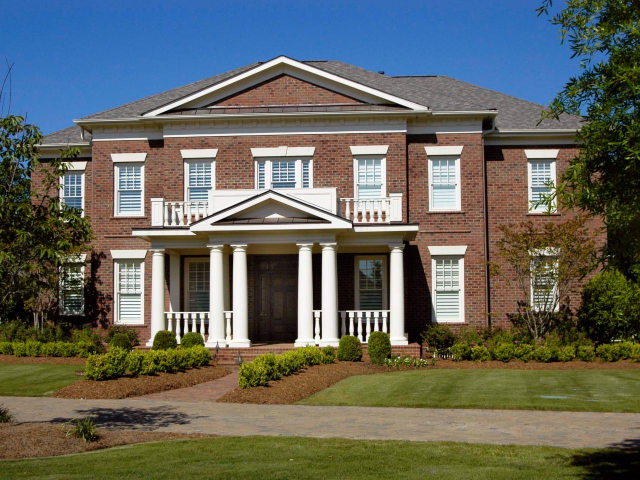
#> input picture 2-scenesegmentation/ressources/house.jpg, 1280 x 960 px, found by its file name (shown at 1/2 size)
$ python segment_house.py
#> lines starting #> are read from the running program, lines starting #| are printed output that depends on the picture; after the words box and inside, x2 and y2 are one past the last pixel; in counts of white or black regions, pixels touching at a corner belong together
import numpy as np
import cv2
import matplotlib.pyplot as plt

def segmentLayer(imHSV,y1, y2, x1, x2):
    patchBGR = imBGR[y1:y2, x1:x2]
    patchHSV = imHSV[y1:y2, x1:x2]
    # plt.figure()
    # plt.imshow(patchBGR[..., ::-1])
    # plt.show()

    # Build a histogram:
    hist = cv2.calcHist([patchHSV], channels=[0], mask=None, histSize=[180], ranges=[0, 180])
    histNorma = hist / max(hist)

    # Compute the histogram back projection:
    return cv2.calcBackProject([imHSV], channels=[0], hist=histNorma, ranges=[0, 180], scale=255)


# Read image
imBGR = cv2.imread("../ressources/house.jpg")
#> imBGR is the input picture: shape (960, 1280, 3); mean B, G, R 93.3, 101.9, 99.8

# Convert to BGR to HSV
imHSV = cv2.cvtColor(imBGR, cv2.COLOR_BGR2HSV)
#> imHSV: shape (960, 1280, 3); mean H, S, V 44.3, 127.4, 124.2

# Segment brick
brickMap = segmentLayer(imHSV, 300, 350, 300, 350)
#> in segmentLayer, `patchHSV = imHSV[y1:y2, x1:x2]`: patchHSV: shape (50, 50, 3); mean H, S, V 9.9, 100.7, 136.1
#> in segmentLayer, `hist = cv2.calcHist([patchHSV], channels=[0], mask=None, histSize=[180..`: hist = 180 values, max 519 at index 11, min 0 at index 0, mean 13.89
#> in segmentLayer, `histNorma = hist / max(hist)`: histNorma = 180 values, max 1 at index 11, min 0 at index 0, mean 0.0268

# Segment grass
grassMap = segmentLayer(imHSV, 900, 950, 400, 450)
#> call 2 of segmentLayer, with y1 = 900, y2 = 950, x1 = 400, x2 = 450
#> in segmentLayer (call 2), `patchBGR = imBGR[y1:y2, x1:x2]`:
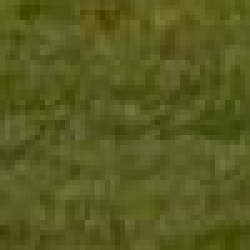
#> patchBGR: shape (50, 50, 3) (shown 5 times larger); mean B, G, R 30.9, 91.3, 87.4
#> in segmentLayer (call 2), `patchHSV = imHSV[y1:y2, x1:x2]`: patchHSV: shape (50, 50, 3); mean H, S, V 32, 170.6, 91.4
#> in segmentLayer (call 2), `hist = cv2.calcHist([patchHSV], channels=[0], mask=None, histSize=[180..`: hist = 180 values, max 899 at index 32, min 0 at index 0, mean 13.89
#> in segmentLayer (call 2), `histNorma = hist / max(hist)`: histNorma = 180 values, max 1 at index 32, min 0 at index 0, mean 0.0154

# Segment roof
roofMap = segmentLayer(imHSV, 160, 190, 820, 850)
#> call 3 of segmentLayer, with y1 = 160, y2 = 190, x1 = 820, x2 = 850
#> in segmentLayer (call 3), `patchBGR = imBGR[y1:y2, x1:x2]`:
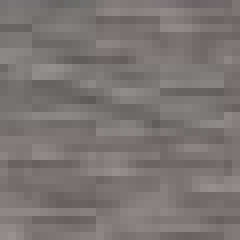
#> patchBGR: shape (30, 30, 3) (shown 8 times larger); mean B, G, R 116.3, 116.7, 121.8
#> in segmentLayer (call 3), `patchHSV = imHSV[y1:y2, x1:x2]`: patchHSV: shape (30, 30, 3); mean H, S, V 15.8, 11.8, 121.8
#> in segmentLayer (call 3), `hist = cv2.calcHist([patchHSV], channels=[0], mask=None, histSize=[180..`: hist = 180 values, max 517 at index 0, min 0 at index 1, mean 5
#> in segmentLayer (call 3), `histNorma = hist / max(hist)`: histNorma = 180 values, max 1 at index 0, min 0 at index 1, mean 0.00967
#> in segmentLayer (call 3), `return cv2.calcBackProject([imHSV], channels=[0], hist=histNorma, rang..`:
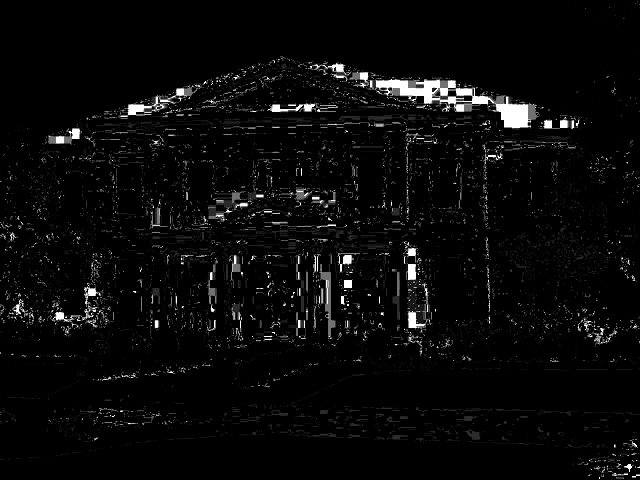
#> returned value: shape (960, 1280) (shown at 1/2 size); min 0, max 255, mean 9.3

# Segment pathway
pathwayMap = segmentLayer(imHSV, 820, 850, 630, 660)
#> call 4 of segmentLayer, with y1 = 820, y2 = 850, x1 = 630, x2 = 660
#> in segmentLayer (call 4), `patchBGR = imBGR[y1:y2, x1:x2]`:
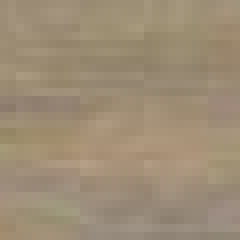
#> patchBGR: shape (30, 30, 3) (shown 8 times larger); mean B, G, R 117.6, 141.1, 157.6
#> in segmentLayer (call 4), `patchHSV = imHSV[y1:y2, x1:x2]`: patchHSV: shape (30, 30, 3); mean H, S, V 17.6, 64.6, 157.6
#> in segmentLayer (call 4), `hist = cv2.calcHist([patchHSV], channels=[0], mask=None, histSize=[180..`: hist = 180 values, max 214 at index 18, min 0 at index 0, mean 5
#> in segmentLayer (call 4), `histNorma = hist / max(hist)`: histNorma = 180 values, max 1 at index 18, min 0 at index 0, mean 0.0234
#> in segmentLayer (call 4), `return cv2.calcBackProject([imHSV], channels=[0], hist=histNorma, rang..`:
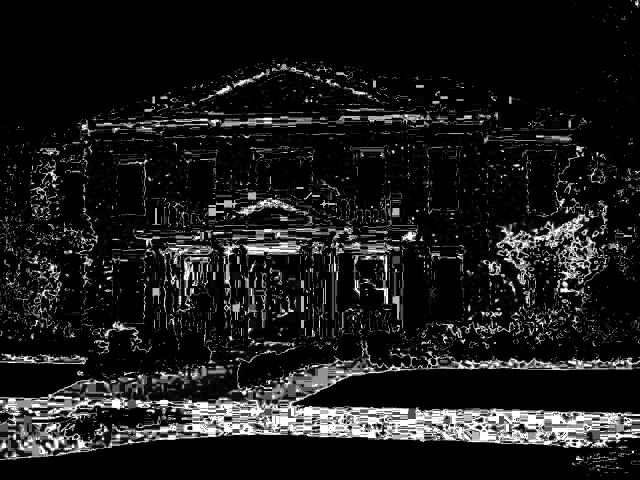
#> returned value: shape (960, 1280) (shown at 1/2 size); min 0, max 255, mean 27.4

# Don't forget to plot a BGR image
blurBrick = cv2.GaussianBlur(brickMap,(9,9),0)
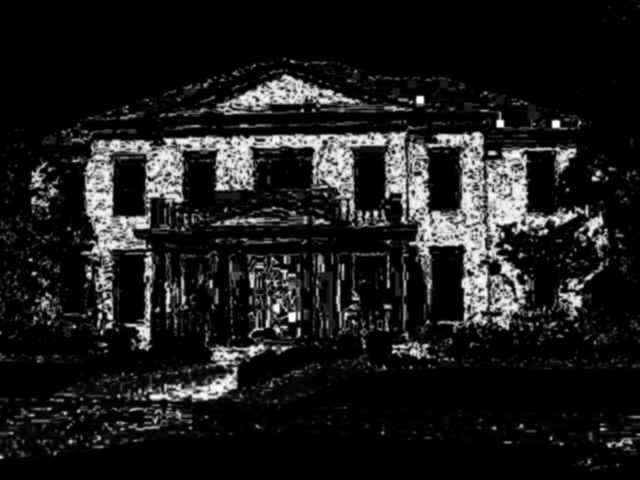
#> blurBrick: shape (960, 1280) (shown at 1/2 size); min 0, max 255, mean 28.3
_ ,thresh = cv2.threshold(brickMap, 50, 255, 0)
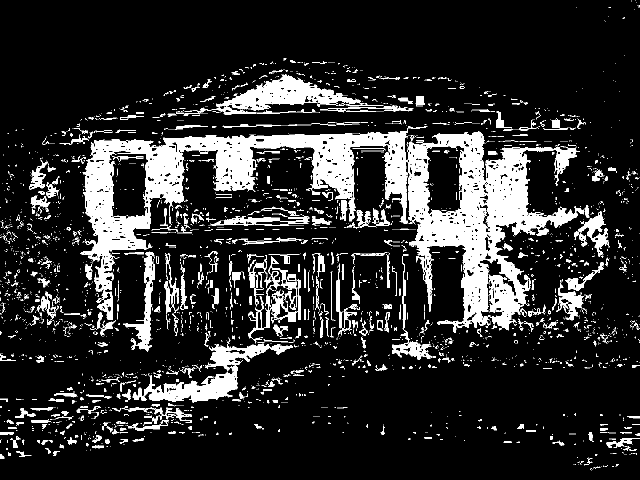
#> thresh: shape (960, 1280) (shown at 1/2 size); 15.5% white; 3610 white regions (3116 under 20 px), largest, box (x1, y1, x2, y2) and area: (161, 259, 1169, 666) 106178, (288, 688, 586, 805) 9391, (423, 148, 767, 229) 9016
mask = cv2.merge([thresh , thresh , thresh ])


res = cv2.bitwise_and(imHSV,mask)
#> res: shape (960, 1280, 3); mean H, S, V 1.6, 16.1, 19.3

plt.figure()
plt.imshow(mask[..., ::-1])
plt.show()

$ run again, with 2-scenesegmentation/ressources/Maine_Road_vs_1874_Northwich_football_match.jpg copied over 2-scenesegmentation/ressources/house.jpg
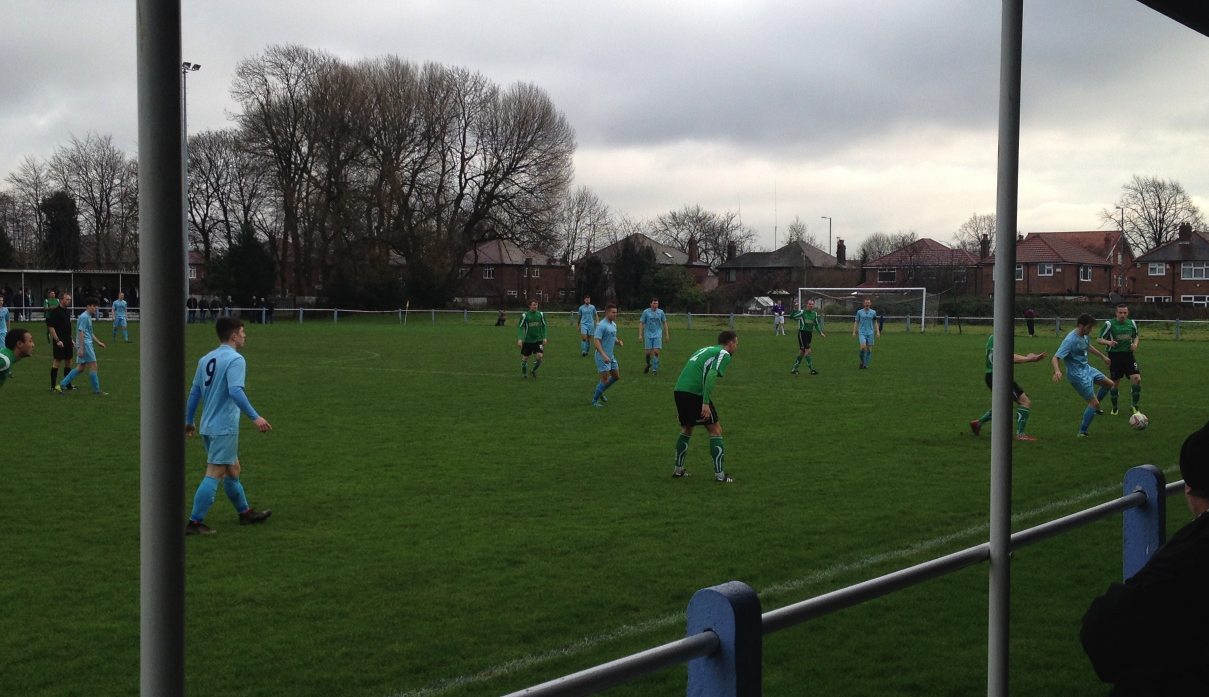
#> input picture 2-scenesegmentation/ressources/Maine_Road_vs_1874_Northwich_football_match.jpg, 2417 x 1394 px, found by its file name (shown at 1/2 size)
#> imBGR is the input picture: shape (1394, 2417, 3); mean B, G, R 79.4, 95.1, 86.7
#> imHSV: shape (1394, 2417, 3); mean H, S, V 56.2, 81.2, 97.8
#> patchHSV: shape (50, 50, 3); mean H, S, V 25.4, 4.7, 34.6
#> hist = 180 values, max 1595 at index 0, min 0 at index 1, mean 13.89
#> histNorma = 180 values, max 1 at index 0, min 0 at index 1, mean 0.00871
#> patchHSV: shape (50, 50, 3); mean H, S, V 58.8, 122.7, 93.4
#> patchBGR: shape (30, 30, 3)
#> patchHSV: shape (30, 30, 3); mean H, S, V 28.1, 24.1, 99.6
#> patchHSV: shape (30, 30, 3); mean H, S, V 44.8, 154.5, 71.6
#> hist = 180 values, max 501 at index 45, min 0 at index 0, mean 5
#> histNorma = 180 values, max 1 at index 45, min 0 at index 0, mean 0.00998
#> in segmentLayer (call 4), `return cv2.calcBackProject([imHSV], channels=[0], hist=histNorma, rang..`:
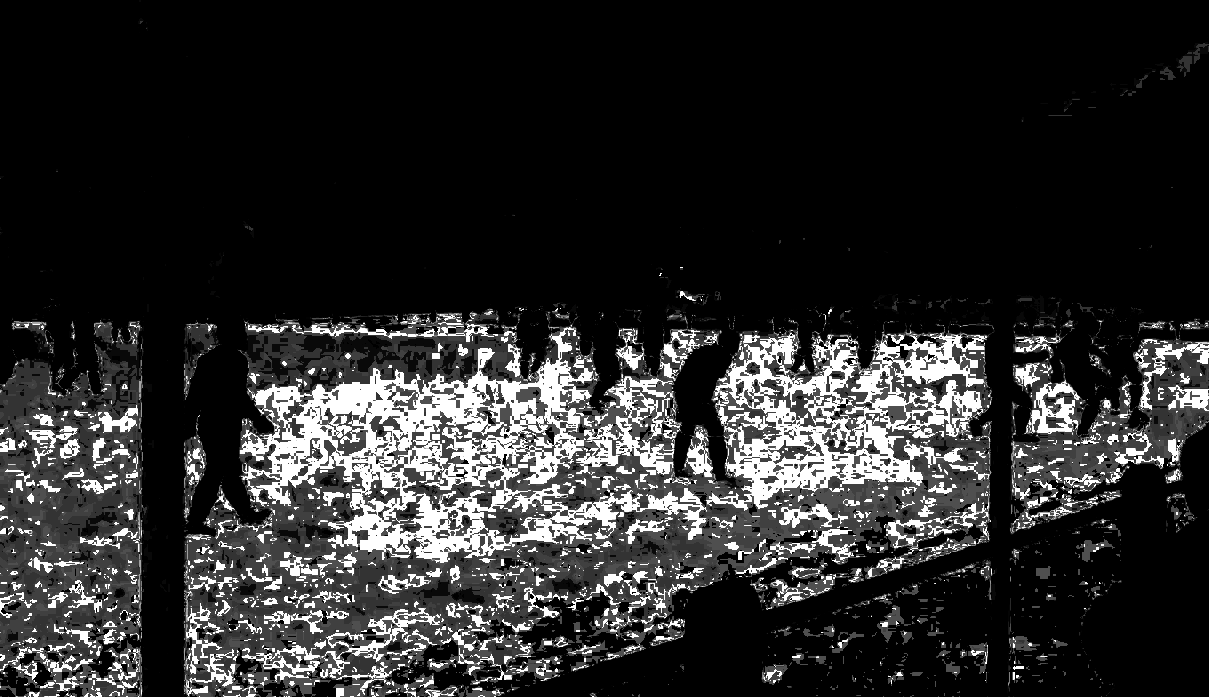
#> returned value: shape (1394, 2417) (shown at 1/2 size); min 0, max 255, mean 42.7
#> `_ ,thresh = cv2.threshold(brickMap, 50, 255, 0)`:
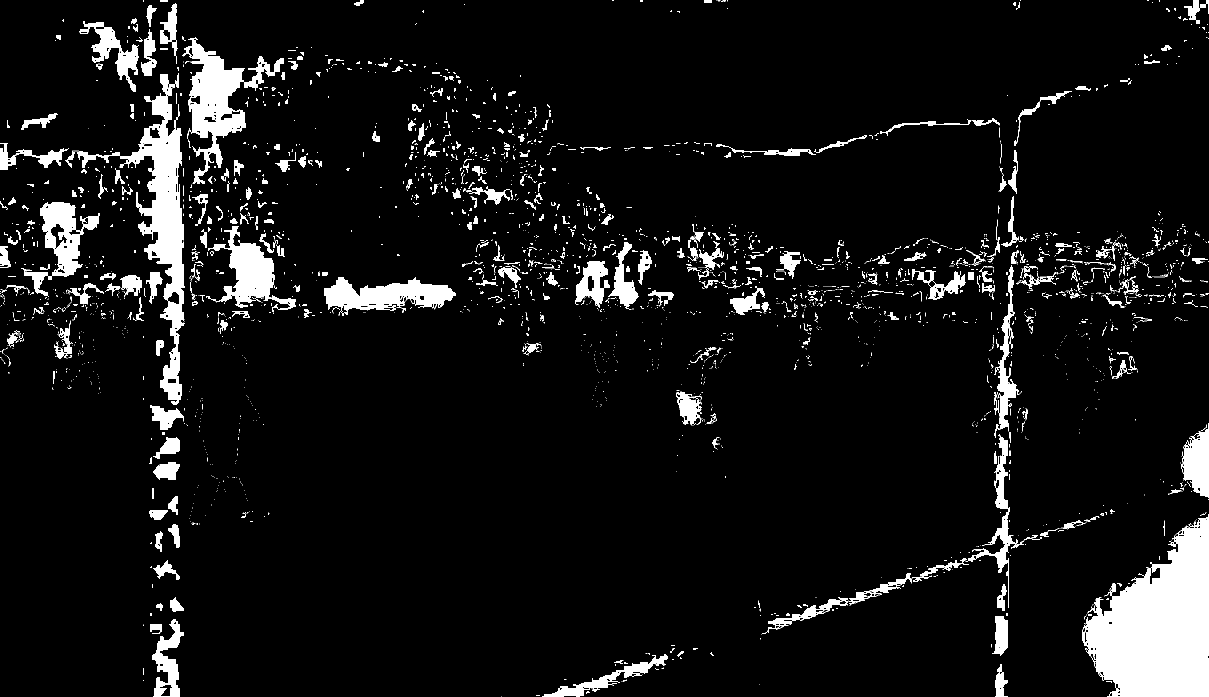
#> thresh: shape (1394, 2417) (shown at 1/2 size); 8% white; 2896 white regions (2278 under 20 px), largest, box (x1, y1, x2, y2) and area: (2164, 1028, 2417, 1394) 59600, (130, 146, 370, 810) 29257, (364, 74, 568, 368) 17678
#> res: shape (1394, 2417, 3); mean H, S, V 1.8, 0.7, 4.4

$ run again, with 2-scenesegmentation/ressources/Woodlands_Stadium_Pitch.JPG copied over 2-scenesegmentation/ressources/house.jpg
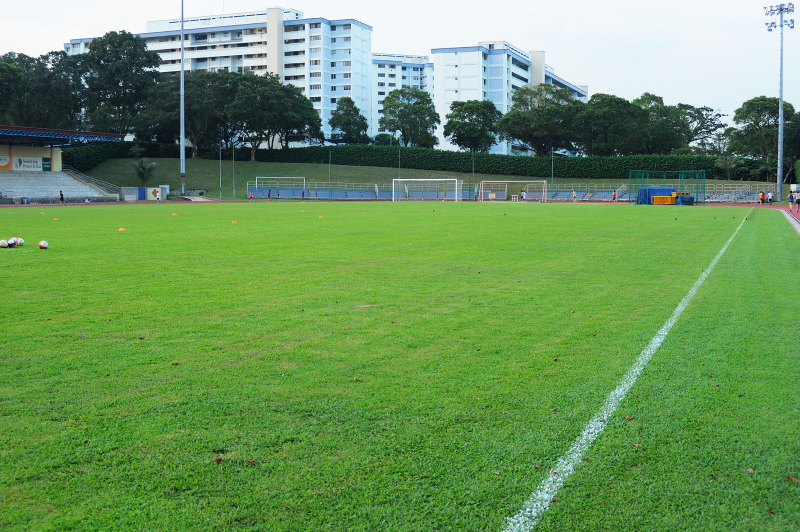
#> input picture 2-scenesegmentation/ressources/Woodlands_Stadium_Pitch.JPG, 1600 x 1063 px, found by its file name (shown at 1/2 size)
#> imBGR is the input picture: shape (1063, 1600, 3); mean B, G, R 92.5, 148.1, 107.2
#> imHSV: shape (1063, 1600, 3); mean H, S, V 65.1, 120.6, 150.7
#> patchHSV: shape (50, 50, 3); mean H, S, V 78.8, 88, 59.7
#> hist = 180 values, max 215 at index 69, min 0 at index 0, mean 13.89
#> histNorma = 180 values, max 1 at index 69, min 0 at index 0, mean 0.0646
#> patchHSV: shape (50, 50, 3); mean H, S, V 48.6, 158.2, 123.8
#> patchBGR: shape (30, 30, 3)
#> patchHSV: shape (30, 30, 3); mean H, S, V 89.6, 82.7, 161.9
#> patchHSV: shape (30, 30, 3); mean H, S, V 53, 143.8, 131.6
#> hist = 180 values, max 100 at index 52, min 0 at index 0, mean 5
#> histNorma = 180 values, max 1 at index 52, min 0 at index 0, mean 0.05
#> in segmentLayer (call 4), `return cv2.calcBackProject([imHSV], channels=[0], hist=histNorma, rang..`:
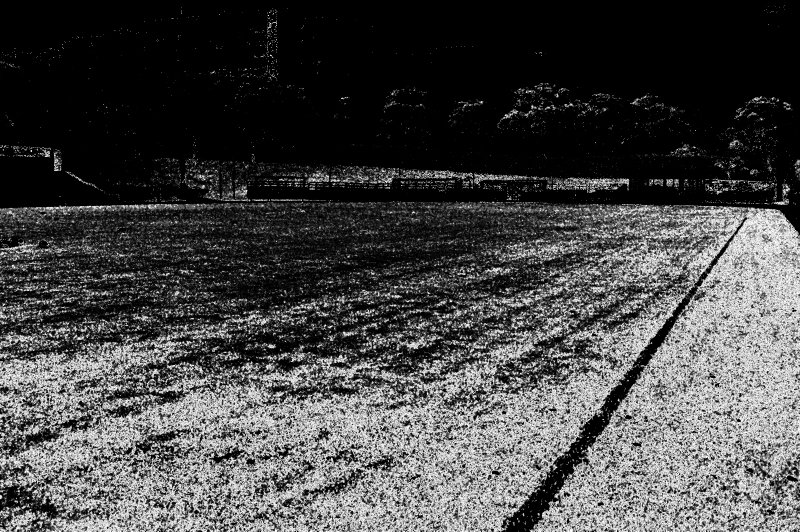
#> returned value: shape (1063, 1600) (shown at 1/2 size); min 0, max 255, mean 70.5
#> `_ ,thresh = cv2.threshold(brickMap, 50, 255, 0)`:
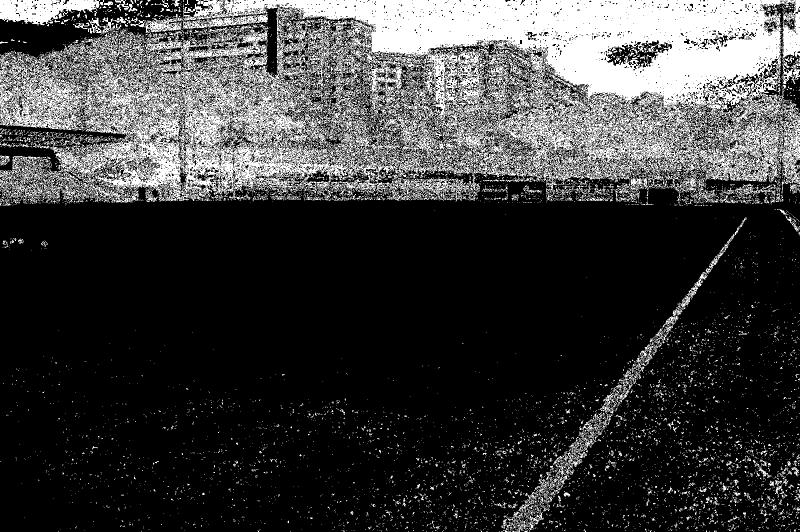
#> thresh: shape (1063, 1600) (shown at 1/2 size); 24% white; 8084 white regions (7748 under 20 px), largest, box (x1, y1, x2, y2) and area: (0, 0, 1600, 407) 354064, (0, 0, 200, 51) 6365, (291, 28, 364, 66) 1220
#> res: shape (1063, 1600, 3); mean H, S, V 21.7, 14.3, 37.2

$ run again, with 2-scenesegmentation/ressources/grass-7.jpg copied over 2-scenesegmentation/ressources/house.jpg
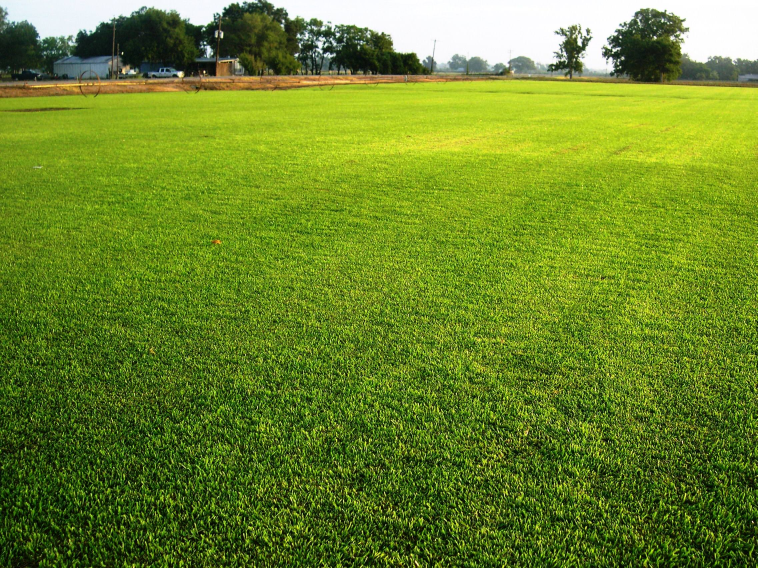
#> input picture 2-scenesegmentation/ressources/grass-7.jpg, 2272 x 1704 px, found by its file name (shown at 1/3 size)
#> imBGR is the input picture: shape (1704, 2272, 3); mean B, G, R 42.3, 133.6, 107
#> imHSV: shape (1704, 2272, 3); mean H, S, V 44, 190.9, 134.4
#> patchHSV: shape (50, 50, 3); mean H, S, V 36.4, 212.8, 177.1
#> hist = 180 values, max 1223 at index 37, min 0 at index 0, mean 13.89
#> histNorma = 180 values, max 1 at index 37, min 0 at index 0, mean 0.0114
#> patchHSV: shape (50, 50, 3); mean H, S, V 42.6, 214.9, 120.2
#> patchBGR: shape (30, 30, 3)
#> patchHSV: shape (30, 30, 3); mean H, S, V 38.4, 193.3, 69.6
#> patchHSV: shape (30, 30, 3); mean H, S, V 41.6, 219, 129.5
#> `_ ,thresh = cv2.threshold(brickMap, 50, 255, 0)`:
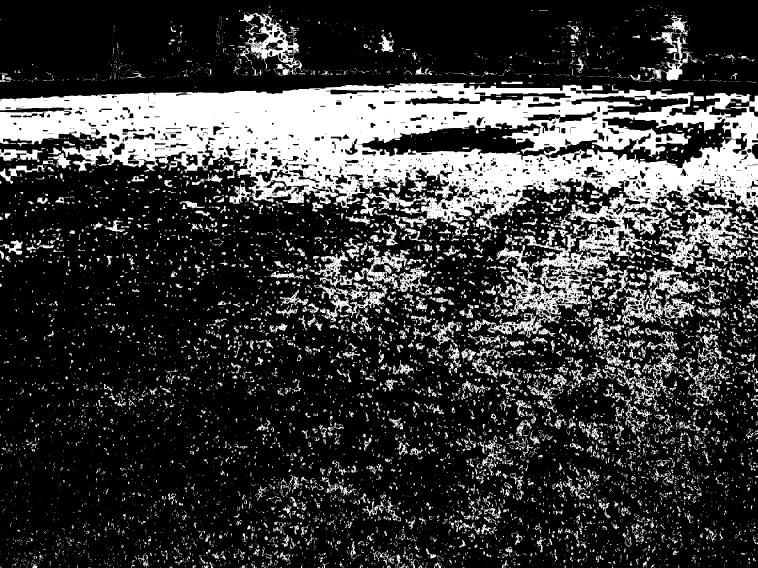
#> thresh: shape (1704, 2272) (shown at 1/3 size); 22.8% white; 10530 white regions (8019 under 20 px), largest, box (x1, y1, x2, y2) and area: (0, 248, 2272, 1013) 550601, (1823, 800, 2164, 976) 16316, (944, 736, 1229, 967) 16118
#> res: shape (1704, 2272, 3); mean H, S, V 8.2, 47.2, 39.4
